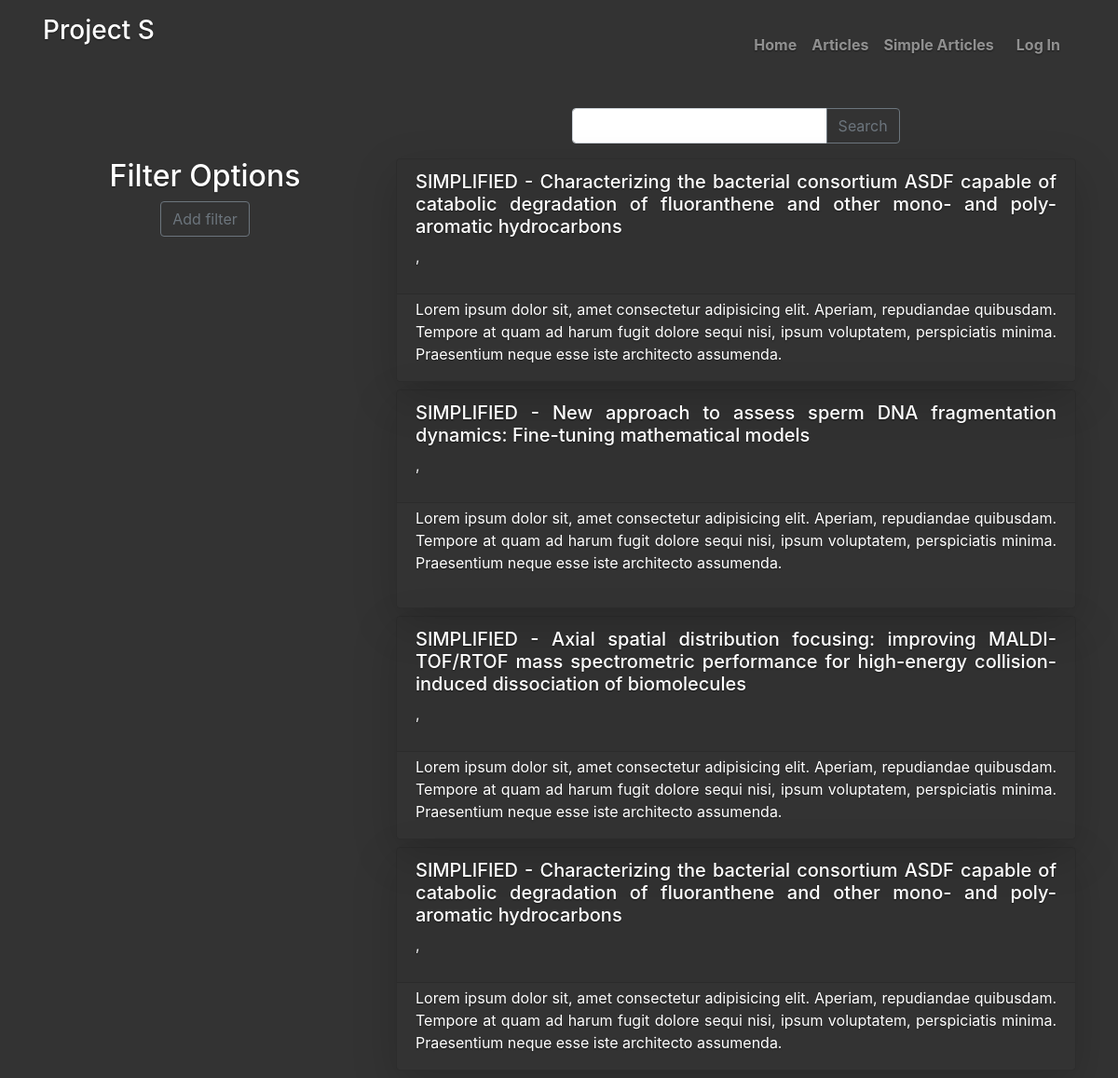
The page /articles/simple on the database its author committed.
### Articles/models.py (models this page shows, shortened)
class Simple_article (models.Model):
    article = models.ForeignKey(Article, on_delete=models.CASCADE, related_name='s_article')
    PI_verified = models.BooleanField(default = False)
    FA_verified = models.BooleanField(default = False)
    created_at = models.DateTimeField(auto_now_add=True)
    created_by = models.ForeignKey(settings.AUTH_USER_MODEL, on_delete = models.CASCADE)
    updated_at = models.DateTimeField(auto_now=True)
    simple_text = RichTextField(blank = True, null=True)

class Article (models.Model):
    name = models.CharField(max_length = 255)
    link = models.URLField()
    PI = models.ForeignKey(settings.AUTH_USER_MODEL, on_delete= models.CASCADE, related_name='article_PI')
    first_author = models.ForeignKey(settings.AUTH_USER_MODEL, on_delete= models.CASCADE, related_name='article_FA')
    article_text = RichTextField(blank = True, null=True)
    reviewers = models.ManyToManyField(settings.AUTH_USER_MODEL, related_name='can_review')
    approvers = models.ManyToManyField(settings.AUTH_USER_MODEL, related_name='can_approve')

### Articles/views.py (the view)
# urls.py: path('simple', views.SimpleArticleListView.as_view(), name = 'Simple_article_list'),
class SimpleArticleListView(ListView):
    model = Simple_article
    paginate_by = 10
    context_object_name = 'articles'
    template_name = 'simple_article_list.html'
    def get_context_data(self, **kwargs):
        context = super().get_context_data(**kwargs)
        return context
    def get_queryset(self, *args, **kwargs):
        queryset = super().get_queryset(*args, **kwargs)
        myfilter = SimpleArticleFilter(self.request.GET,  queryset = queryset)
        filtered_queryset = myfilter.qs
        return filtered_queryset

### templates/simple_article_list.html (shortened to what this page needs)
{% extends 'base.html' %}
{% block content %}
<div class="container p-3">
        <div class="row">
            <div class="col-4">
            </div>
            <div class="col-8">
                <div class="row justify-content-center">
                    <form action="{% url 'Article_list' %}" method="GET">
                        <div class="input-group" >
                                <input class="form-control" type="text" name="q" value={{request.GET.q}}>
                                <div class="input-group-append">
                                    <button class="btn btn-outline-secondary" type="submit"> Search </button>
                                </div>
                        </div>
                    </form>
                </div>
            </div>
        </div>
</div>
<main role="main" class="inner cover">
<div class="container">
    <div class="row">
        <div class="col-4 bg-transparent">
            <h2> Filter Options </h2>
            <form method="get">
                <button class="btn btn-outline-secondary" type="submit"> Add filter </button>
            </form>
        </div>
        <div class="col-8">
            {% for article in articles %}
            <div class="card bg-transparent mb-2 shadow-lg rounded" style="max-height: 15rem;">
                <div class="card-header text-justify">
                    <h5><a href="{% url 'Article_detail' article.pk %}"> SIMPLIFIED - {{article.article.name}}</a></h5>
                    <p class="text-light">
                        {{article.first_author}}, {{article.PI}}
                    </p>
                </div>
                <div class="card-body pt-1">
                    <div class="card-text text-justify ">
                        <p>Lorem ipsum dolor sit, amet consectetur adipisicing elit. Aperiam, repudiandae quibusdam. Tempore at quam ad harum fugit dolore sequi nisi, ipsum voluptatem, perspiciatis minima. Praesentium neque esse iste architecto assumenda.</p>
                    </div>
                </div>
            </div>
            {% endfor %}
        </div>
    </div>
</div>
</main>
{% endblock content %}

### static/CSS/cover.css (style rules this page uses)
a, a:focus, a:hover { color: #fff; }
html, body { height: 100%; background-color: #333; }
body { justify-content: center; color: #fff; text-shadow: 0 .05rem .1rem rgba(0, 0, 0, .5); }
.cover { padding: 0 1.5rem; }

### rows shown on the page
Simple_article: article.name "Characterizing the bacterial consortium ASDF capable of catabolic degradation of fluoranthene and other mono- and poly-aromatic hydrocarbons"
Simple_article: article.name "New approach to assess sperm DNA fragmentation dynamics: Fine-tuning mathematical models"
Simple_article: article.name "Axial spatial distribution focusing: improving MALDI-TOF/RTOF mass spectrometric performance for high-energy collision-induced dissociation of biomolecules"
Simple_article: article.name "Characterizing the bacterial consortium ASDF capable of catabolic degradation of fluoranthene and other mono- and poly-aromatic hydrocarbons"
